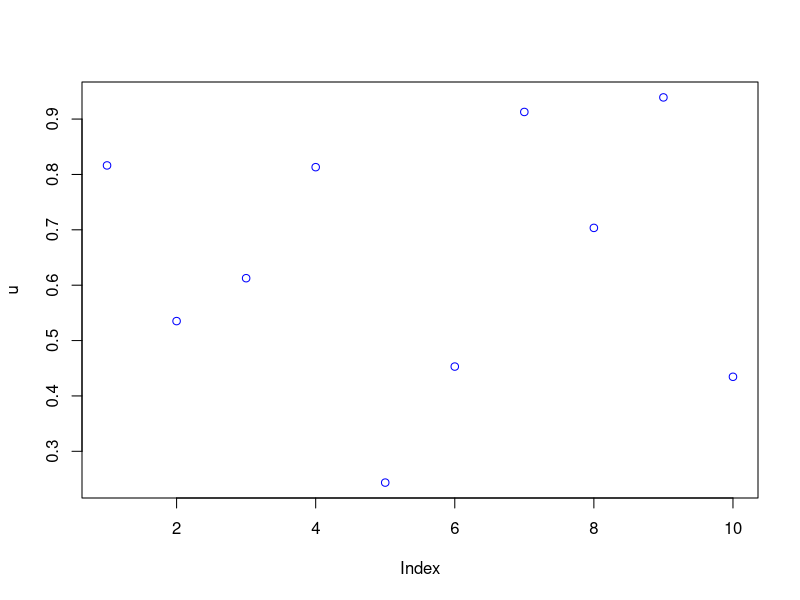
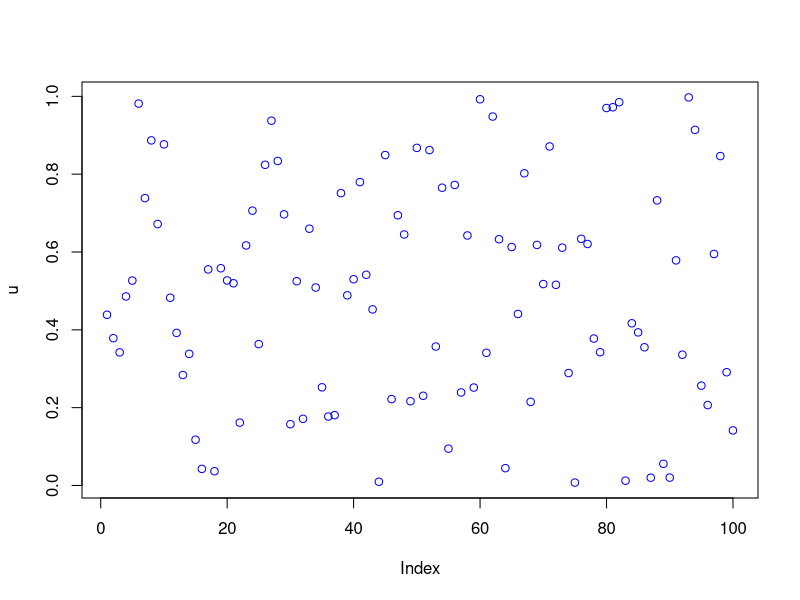
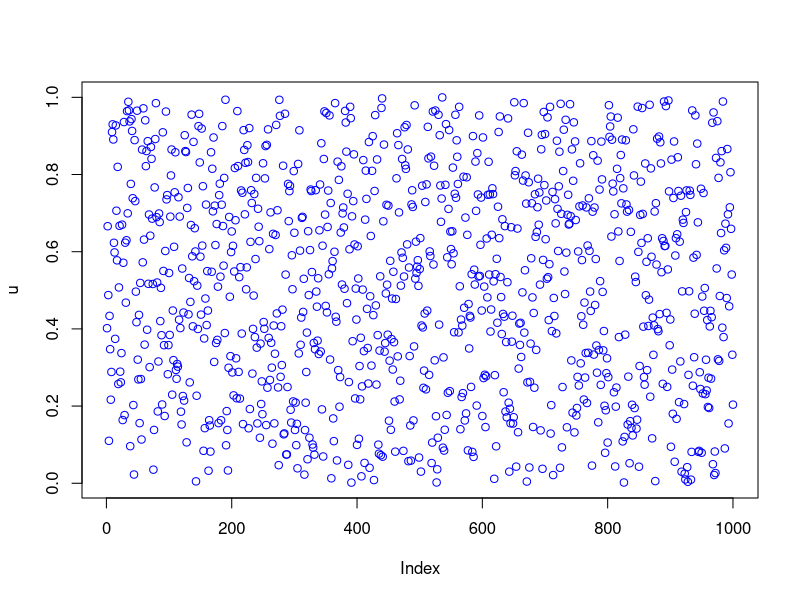
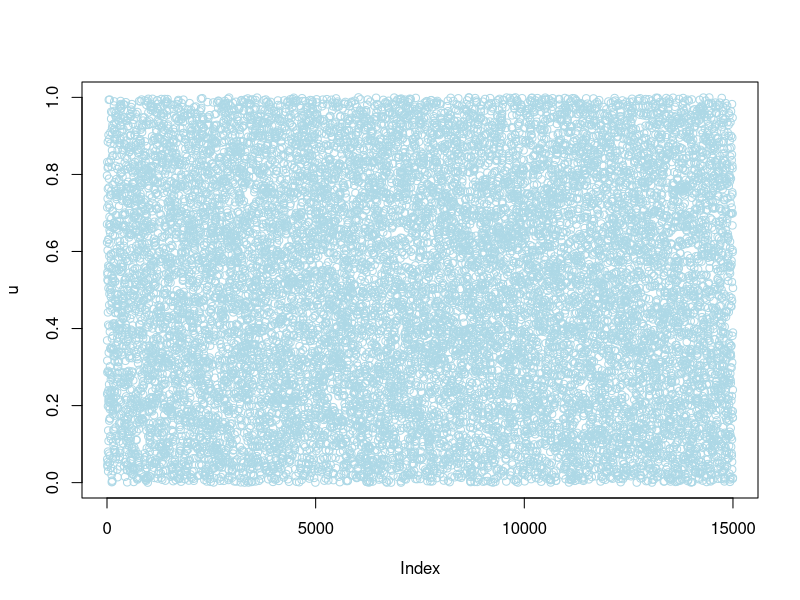
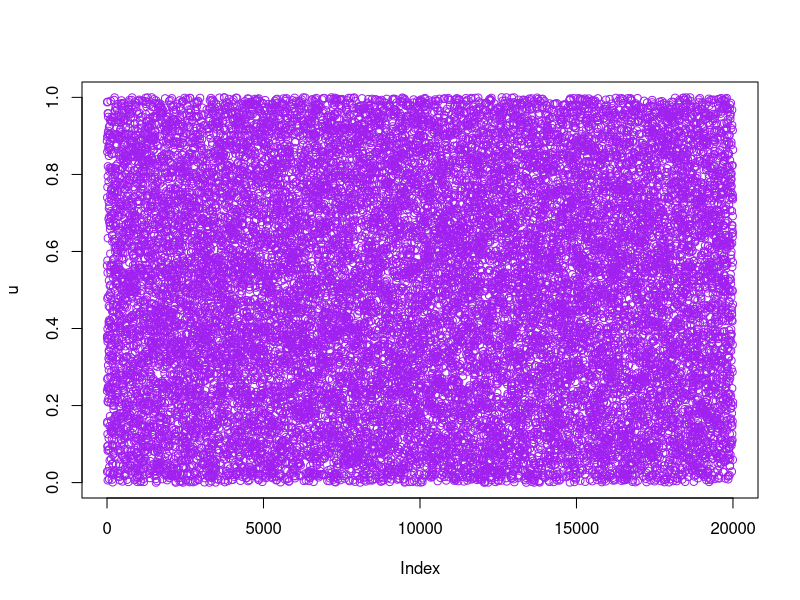
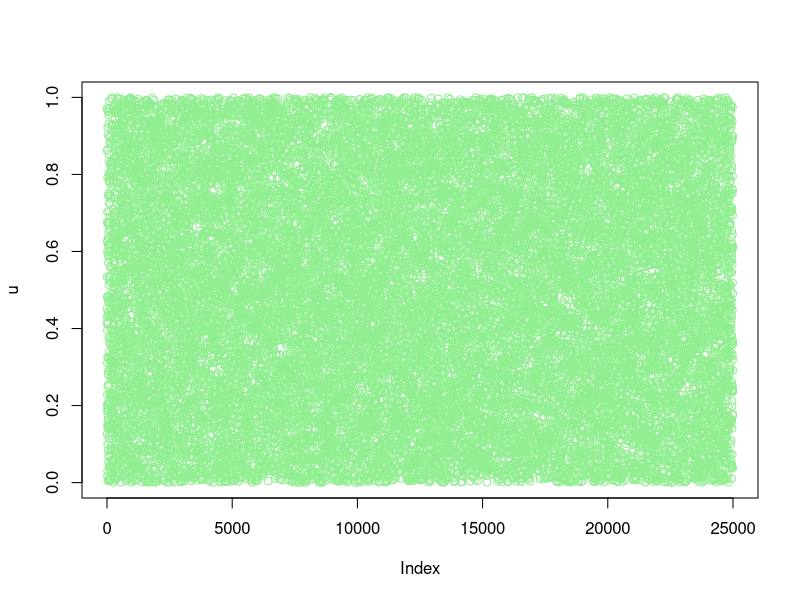
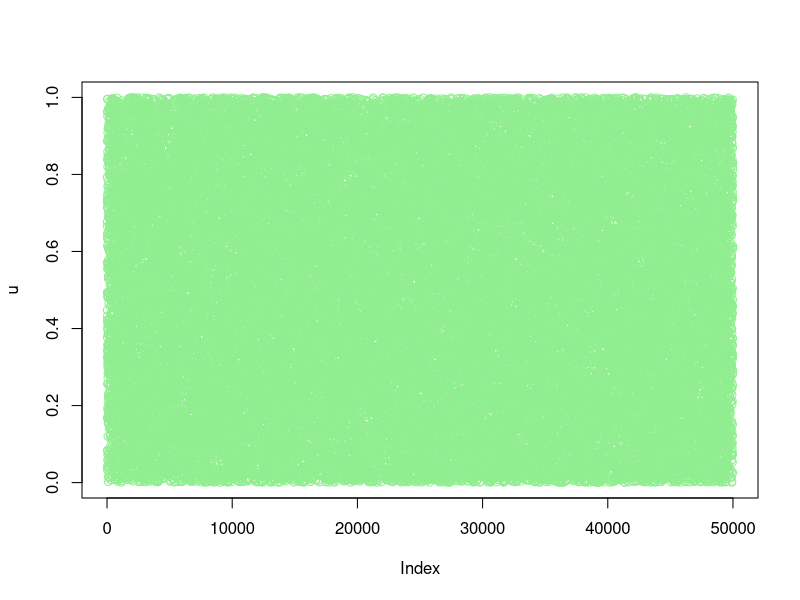
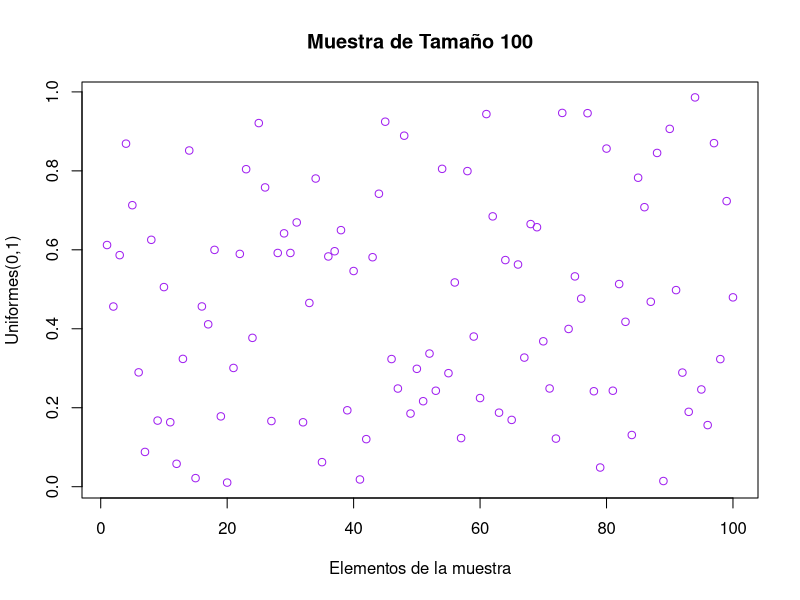

Reproduce these figures in R, in order.
## ---- chunk 1
knitr::opts_chunk$set(echo = TRUE)
## ---- chunk 2
rm(list = ls())
## ---- chunk 3
u <- runif(10,0,1); head(u,20)
plot(u, col="blue")
## ---- chunk 4
u <- runif(100,0,1); head(u,20)
plot(u, col="blue")
## ---- chunk 5
u <- runif(1000,0,1); head(u,20)
plot(u, col="blue")
## ---- chunk 6
u <- runif(15000,0,1); head(u,20)
plot(u, col="lightblue")
## ---- chunk 7
u <- runif(20000,0,1); head(u,20)
plot(u, col="purple")
## ---- chunk 8
u <- runif(25000,0,1); head(u,20)
plot(u, col="lightgreen")
## ---- chunk 9
u <- runif(50000,0,1); head(u,20)
plot(u, col="lightgreen")
## ---- chunk 10
Muestra1 <- sample(u,100,replace=FALSE)
plot(Muestra1,
     main= "Muestra de Tamaño 100",
     xlab="Elementos de la muestra",
     ylab="Uniformes(0,1)",
     col="purple")
## ---- chunk 11
hist(u,col=rainbow(10,0.23))
## ---- chunk 12
hist(Muestra1,col="purple",
     main="Muestra tamaño 100",
     xlab="elementos de la muestra",
     ylab="uniformes(0,1)"
     )
## ---- chunk 13
muestra2 <- sample(u,250,replace = FALSE)
  plot(muestra2,
     main= "Muestra de Tamaño 250",
     xlab="Elementos de la muestra",
     ylab="Uniformes(0,1)",
     col="purple")
## ---- chunk 14
hist(u,col=rainbow(10,0.23))
## ---- chunk 15
hist(muestra2,col="purple",
     main="Muestra tamaño 250",
     xlab="elementos de la muestra",
     ylab="uniformes(0,1)"
     )
## ---- chunk 16
u <- rnorm(10,0,1); head(u,20)
plot(u,col="blue")
## ---- chunk 17
u <- rnorm(100,0,1); head(u,20)
plot(u,col="blue")
## ---- chunk 18

## ---- chunk 19

## ---- chunk 20

## ---- chunk 21

## ---- chunk 22

## ---- chunk 23

## ---- chunk 24

## ---- chunk 25

## ---- chunk 26

